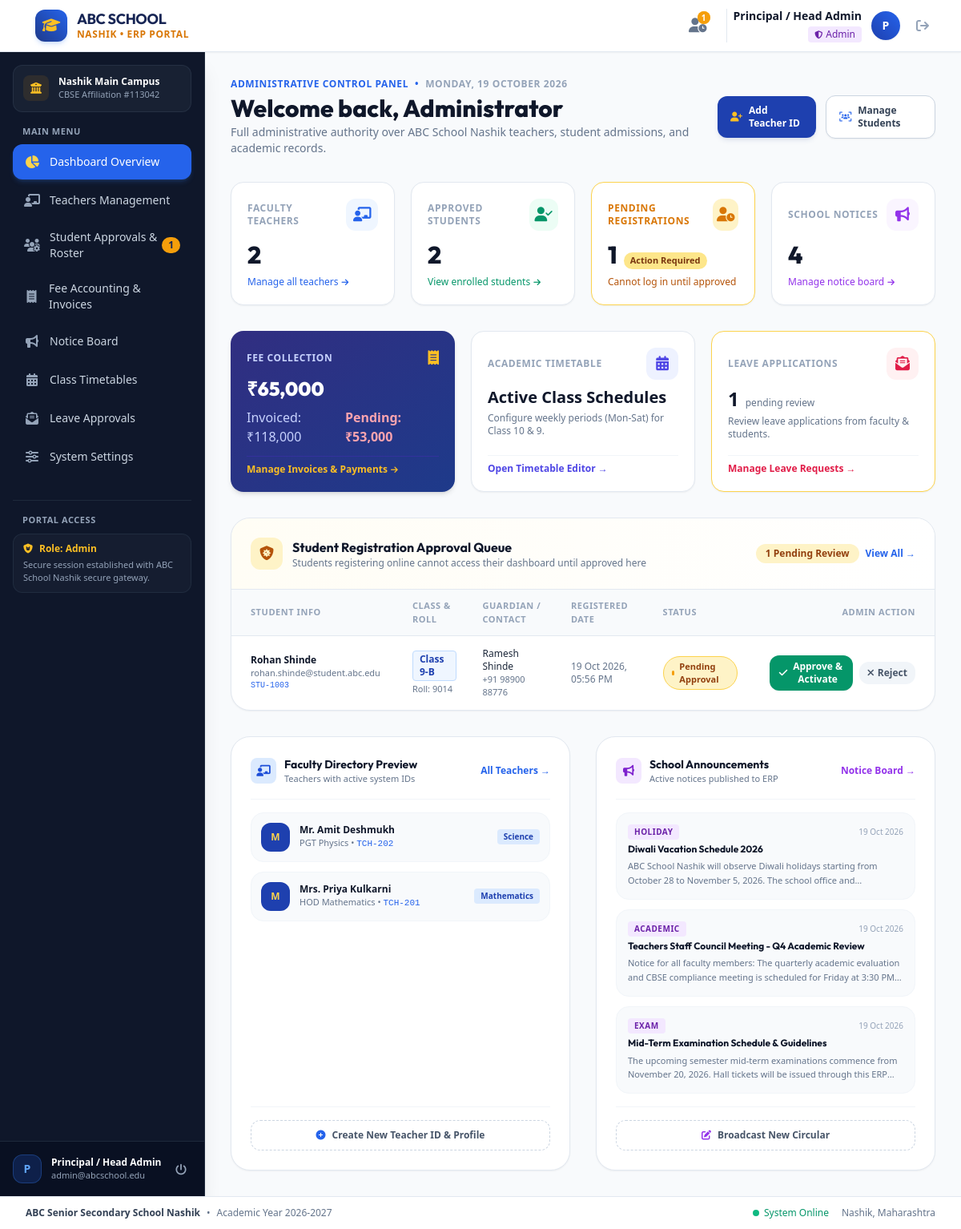
/admin/index.php (signed in), run on the app's committed database.
### tables this page shows
CREATE TABLE notices (
            id INTEGER PRIMARY KEY AUTOINCREMENT,
            title TEXT NOT NULL,
            content TEXT NOT NULL,
            audience TEXT CHECK(audience IN ('all', 'teachers', 'students')) DEFAULT 'all',
            category TEXT DEFAULT 'Circular',
            posted_by INTEGER,
            created_at DATETIME DEFAULT CURRENT_TIMESTAMP
        );

CREATE TABLE students (
            id INTEGER PRIMARY KEY AUTOINCREMENT,
            user_id INTEGER UNIQUE NOT NULL,
            student_code TEXT UNIQUE NOT NULL,
            full_name TEXT NOT NULL,
            gender TEXT,
            dob TEXT,
            class TEXT NOT NULL,
            roll_no TEXT,
            guardian_name TEXT,
            phone TEXT,
            address TEXT,
            blood_group TEXT,
            admission_date TEXT,
            FOREIGN KEY (user_id) REFERENCES users(id) ON DELETE CASCADE
        );

CREATE TABLE users (
            id INTEGER PRIMARY KEY AUTOINCREMENT,
            username TEXT UNIQUE NOT NULL,
            email TEXT UNIQUE NOT NULL,
            password TEXT NOT NULL,
            role TEXT CHECK(role IN ('admin', 'teacher', 'student')) NOT NULL,
            status TEXT CHECK(status IN ('pending', 'approved', 'rejected', 'active', 'inactive')) DEFAULT 'approved',
            created_at DATETIME DEFAULT CURRENT_TIMESTAMP,
            updated_at DATETIME DEFAULT CURRENT_TIMESTAMP
        );

CREATE TABLE teachers (
            id INTEGER PRIMARY KEY AUTOINCREMENT,
            user_id INTEGER UNIQUE NOT NULL,
            teacher_code TEXT UNIQUE NOT NULL,
            full_name TEXT NOT NULL,
            gender TEXT,
            phone TEXT,
            department TEXT NOT NULL,
            designation TEXT,
            qualification TEXT,
            joining_date TEXT,
            FOREIGN KEY (user_id) REFERENCES users(id) ON DELETE CASCADE
        );

### admin/index.php (the view, shortened to what the rows shown need)
<?php
require_once __DIR__ . '/../includes/auth.php';
$stats = get_school_stats($pdo);
$pending_students = $pdo->query("
    SELECT u.id as user_id, u.email, u.status, u.created_at, s.id as student_id, s.student_code, s.full_name, s.class, s.roll_no, s.phone, s.guardian_name
    FROM users u
    JOIN students s ON u.id = s.user_id
    WHERE u.role = 'student' AND u.status = 'pending'
    ORDER BY u.created_at DESC
")->fetchAll();
$recent_teachers = $pdo->query("
    SELECT t.*, u.email, u.status
    FROM teachers t
    JOIN users u ON t.user_id = u.id
    ORDER BY t.id DESC LIMIT 4
")->fetchAll();
$recent_notices = $pdo->query("SELECT * FROM notices ORDER BY id DESC LIMIT 3")->fetchAll();
?>
<?php
require_once __DIR__ . '/../includes/header.php';
?>
<main class="flex-1 overflow-y-auto bg-slate-50 p-4 sm:p-6 lg:p-8">
    <div class="flex flex-col sm:flex-row sm:items-center justify-between gap-4 mb-8">
        <div>
            <h1 class="text-2xl sm:text-3xl font-extrabold text-slate-900 font-['Outfit']">
                Welcome back, Administrator
            </h1>
        </div>
    </div>
    <div class="grid grid-cols-1 sm:grid-cols-2 lg:grid-cols-4 gap-5 mb-8">
        <div class="bg-white p-5 rounded-2xl border border-slate-200 shadow-sm hover:shadow transition">
            <div class="flex items-center justify-between">
                <span class="text-xs font-bold uppercase text-slate-400 tracking-wider">Faculty Teachers</span>
                <div class="w-10 h-10 rounded-xl bg-blue-50 text-blue-600 flex items-center justify-center">
                </div>
            </div>
            <p class="text-3xl font-extrabold text-slate-900 font-['Outfit'] mt-3"><?= $stats['total_teachers'] ?></p>
            <div class="mt-2 flex items-center text-xs text-blue-600 font-medium">
                <a href="/admin/teachers.php" class="hover:underline flex items-center">
                </a>
            </div>
        </div>
        <div class="bg-white p-5 rounded-2xl border border-slate-200 shadow-sm hover:shadow transition">
            <div class="flex items-center justify-between">
                <span class="text-xs font-bold uppercase text-slate-400 tracking-wider">Approved Students</span>
                <div class="w-10 h-10 rounded-xl bg-emerald-50 text-emerald-600 flex items-center justify-center">
                </div>
            </div>
            <p class="text-3xl font-extrabold text-slate-900 font-['Outfit'] mt-3"><?= $stats['approved_students'] ?></p>
            <div class="mt-2 flex items-center text-xs text-emerald-600 font-medium">
                <a href="/admin/students.php?status=approved" class="hover:underline flex items-center">
                </a>
            </div>
        </div>
        <div class="bg-white p-5 rounded-2xl border <?= $stats['pending_students'] > 0 ? 'border-amber-300 bg-amber-50/30' : 'border-slate-200' ?> shadow-sm hover:shadow transition">
            <div class="flex items-baseline space-x-2 mt-3">
                <p class="text-3xl font-extrabold text-slate-900 font-['Outfit']"><?= $stats['pending_students'] ?></p>
                <?php if ($stats['pending_students'] > 0): ?>
                    <span class="text-[11px] font-bold px-2 py-0.5 rounded-full bg-amber-200 text-amber-900 animate-pulse">Action Required</span>
                <?php endif; ?>
            </div>
        </div>
    </div>
    <section class="mb-8">
        <div class="bg-white rounded-3xl border border-slate-200 shadow-sm overflow-hidden">
            <div class="p-5 sm:p-6 border-b border-slate-200 flex flex-col sm:flex-row sm:items-center justify-between gap-3 bg-gradient-to-r from-amber-50/50 to-white">
                <div class="flex items-center space-x-3">
                    <div>
                        <h2 class="text-base font-bold text-slate-900 font-['Outfit']">Student Registration Approval Queue</h2>
                    </div>
                </div>
            </div>
            <?php if (empty($pending_students)): ?>
                <div class="p-8 text-center">
                    <div class="w-12 h-12 rounded-full bg-emerald-100 text-emerald-600 flex items-center justify-center mx-auto mb-3">
                        <i class="fa-solid fa-check text-xl"></i>
                    </div>
                    <p class="text-sm font-bold text-slate-800">All Student Registrations Approved!</p>
                    <p class="text-xs text-slate-500 mt-1">There are no pending student applications waiting for your approval right now.</p>
                </div>
            <?php else: ?>
                <div class="overflow-x-auto">
                    <table class="w-full text-left border-collapse">
                        <thead>
                            <tr class="bg-slate-50 text-[11px] font-bold text-slate-400 uppercase tracking-wider border-b border-slate-200">
                                <th class="py-3 px-4 sm:px-6">Student Info</th>
                                <th class="py-3 px-4">Class &amp; Roll</th>
                                <th class="py-3 px-4">Guardian / Contact</th>
                                <th class="py-3 px-4">Registered Date</th>
                                <th class="py-3 px-4">Status</th>
                                <th class="py-3 px-4 sm:px-6 text-right">Admin Action</th>
                            </tr>
                        </thead>
                        <tbody class="divide-y divide-slate-100 text-xs">
                            <?php foreach ($pending_students as $p): ?>
                                <tr class="hover:bg-slate-50/80 transition">
                                    <td class="py-3.5 px-4 sm:px-6">
                                        <div class="font-bold text-slate-900"><?= htmlspecialchars($p['full_name']) ?></div>
                                        <div class="text-[11px] text-slate-500"><?= htmlspecialchars($p['email']) ?></div>
                                        <div class="text-[10px] text-blue-600 font-mono"><?= htmlspecialchars($p['student_code']) ?></div>
                                    </td>
                                    <td class="py-3.5 px-4">
                                        <span class="inline-flex items-center px-2 py-0.5 rounded font-semibold bg-blue-50 text-blue-800 border border-blue-200">
                                            <?= htmlspecialchars($p['class']) ?>
                                        </span>
                                        <div class="text-[11px] text-slate-500 mt-0.5">Roll: <?= htmlspecialchars($p['roll_no'] ?: 'N/A') ?></div>
                                    </td>
                                    <td class="py-3.5 px-4">
                                        <div class="text-slate-800 font-medium"><?= htmlspecialchars($p['guardian_name'] ?: 'Not provided') ?></div>
                                        <div class="text-[11px] text-slate-500"><?= htmlspecialchars($p['phone'] ?: 'No phone') ?></div>
                                    </td>
                                    <td class="py-3.5 px-4 text-slate-500">
                                        <?= date('d M Y, h:i A', strtotime($p['created_at'])) ?>
                                    </td>
                                    <td class="py-3.5 px-4">
                                        <span class="inline-flex items-center px-2.5 py-1 rounded-full text-[11px] font-bold bg-amber-100 text-amber-800 border border-amber-300">
                                            <span class="w-1.5 h-1.5 rounded-full bg-amber-500 mr-1.5 animate-pulse"></span>
                                            Pending Approval
                                        </span>
                                    </td>
                                    <td class="py-3.5 px-4 sm:px-6 text-right">
                                        <div class="flex items-center justify-end space-x-2">
                                            <form method="POST" action="index.php" onsubmit="return confirm('Approve this student? They will be allowed to log in immediately.');">
                                                <button type="submit" class="inline-flex items-center px-3 py-1.5 rounded-xl bg-emerald-600 hover:bg-emerald-700 text-white font-bold text-xs shadow-sm transition">
                                                    <i class="fa-solid fa-check mr-1.5"></i> Approve &amp; Activate
                                                </button>
                                            </form>
                                            <form method="POST" action="index.php" onsubmit="return confirm('Reject this student registration?');">
                                                <button type="submit" class="inline-flex items-center px-2.5 py-1.5 rounded-xl bg-slate-100 hover:bg-rose-100 text-slate-600 hover:text-rose-700 font-semibold text-xs transition">
                                                    <i class="fa-solid fa-xmark mr-1"></i> Reject
                                                </button>
                                            </form>
                                        </div>
                                    </td>
                                </tr>
                            <?php endforeach; ?>
                        </tbody>
                    </table>
                </div>
            <?php endif; ?>
        </div>
    </section>
    <div class="grid grid-cols-1 lg:grid-cols-2 gap-8">
        <div class="bg-white rounded-3xl border border-slate-200 shadow-sm p-6 flex flex-col justify-between">
            <div>
                <div class="space-y-3">
                    <?php foreach ($recent_teachers as $t): ?>
                        <div class="flex items-center justify-between p-3 rounded-2xl bg-slate-50 border border-slate-100 hover:bg-slate-100/70 transition">
                            <div class="flex items-center space-x-3">
                                <div class="w-9 h-9 rounded-xl bg-navy-800 text-amber-300 flex items-center justify-center font-bold text-xs">
                                    <?= strtoupper(substr($t['full_name'], 0, 1)) ?>
                                </div>
                                <div>
                                    <p class="text-xs font-bold text-slate-900"><?= htmlspecialchars($t['full_name']) ?></p>
                                    <p class="text-[11px] text-slate-500"><?= htmlspecialchars($t['designation'] ?: $t['department']) ?> &bull; <span class="font-mono text-blue-600"><?= htmlspecialchars($t['teacher_code']) ?></span></p>
                                </div>
                            </div>
                            <span class="px-2 py-0.5 rounded text-[10px] font-bold bg-blue-100 text-blue-800">
                                <?= htmlspecialchars($t['department']) ?>
                            </span>
                        </div>
                    <?php endforeach; ?>
                </div>
            </div>
        </div>
        <div class="bg-white rounded-3xl border border-slate-200 shadow-sm p-6 flex flex-col justify-between">
            <div>
                <div class="space-y-3">
                    <?php foreach ($recent_notices as $n): ?>
                        <div class="p-3.5 rounded-2xl bg-slate-50 border border-slate-100">
                            <div class="flex items-center justify-between mb-1">
                                <span class="text-[10px] font-bold uppercase tracking-wider px-2 py-0.5 rounded bg-purple-100 text-purple-800">
                                    <?= htmlspecialchars($n['category']) ?>
                                </span>
                                <span class="text-[10px] text-slate-400">
                                    <?= date('d M Y', strtotime($n['created_at'])) ?>
                                </span>
                            </div>
                            <h4 class="text-xs font-bold text-slate-900 leading-snug"><?= htmlspecialchars($n['title']) ?></h4>
                            <p class="text-[11px] text-slate-500 line-clamp-2 mt-1 leading-relaxed"><?= htmlspecialchars($n['content']) ?></p>
                        </div>
                    <?php endforeach; ?>
                </div>
            </div>
        </div>
    </div>
</main>
<?php require_once __DIR__ . '/../includes/footer.php'; ?>

### data on the page
notices: id "2", posted_by "1", category "EXAM", created_at "19 Oct 2026", title "Mid-Term Examination Schedule & Guidelines", content "The upcoming semester mid-term examinations commence from November 20, 2026. Hall tickets will be issued through this…"
students: full_name "Rohan Shinde", user.email "rohan.shinde@student.abc.edu", student_code "STU-1003", class "Class 9-B", roll_no "9014", guardian_name "Ramesh Shinde", phone "+91 98900 88776", user.created_at "19 Oct 2026, 05:56 PM"
teachers: full_name "M", full_name "Mr. Amit Deshmukh", designation "PGT Physics", teacher_code "TCH-202", department "Science"
teachers: full_name "M", full_name "Mrs. Priya Kulkarni", designation "HOD Mathematics", teacher_code "TCH-201", department "Mathematics"
notices: category "HOLIDAY", created_at "19 Oct 2026", title "Diwali Vacation Schedule 2026", content "ABC School Nashik will observe Diwali holidays starting from October 28 to November 5, 2026. The school office…"
notices: category "ACADEMIC", created_at "19 Oct 2026", title "Teachers Staff Council Meeting - Q4 Academic Review", content "Notice for all faculty members: The quarterly academic evaluation and CBSE compliance meeting is scheduled for Friday at 3:30…"

### other printed values
$pending_count "1"
$current_user['name'] "Principal / Head Admin"
$current_user['role'] "Admin"
substr($current_user['name'], 0, 1) "P"
$item['title'] "Dashboard Overview"
$item['title'] "Teachers Management"
$item['title'] "Student Approvals & Roster"
$item['badge'] "1"
$item['title'] "Fee Accounting & Invoices"
$item['title'] "Notice Board"
$item['title'] "Class Timetables"
$item['title'] "Leave Approvals"
$item['title'] "System Settings"
$role "Admin"
substr($user['name'] ?? 'U', 0, 1) "P"
